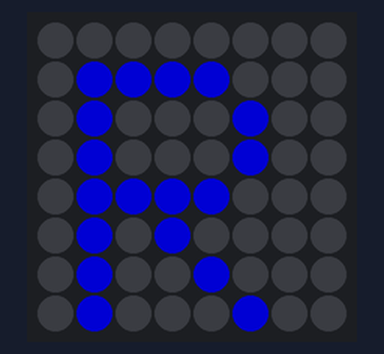
Simulated run of this program. Board: Raspberry Pi (BCM pin numbers) with a Sense HAT. Parts: the Sense HAT's 8×8 RGB LED matrix. Dim RGB values are drawn brighter than linear. At 0.0 s the program stops and its outputs stay as they are.

Above: at 0.1 s.

The program:

letter.py
```python
from sense_hat import SenseHat
sense = SenseHat()

blue = (0,0,255)
yellow = (255,255,0)
magenta = (255,0,255)
cyian = (0,255,255)
white = (255,255,255)
darkblue = (0,0,128)
darkgrey = (169,169,169)
black = (0,0,0)

sense.show_letter("R", darkblue)
```
